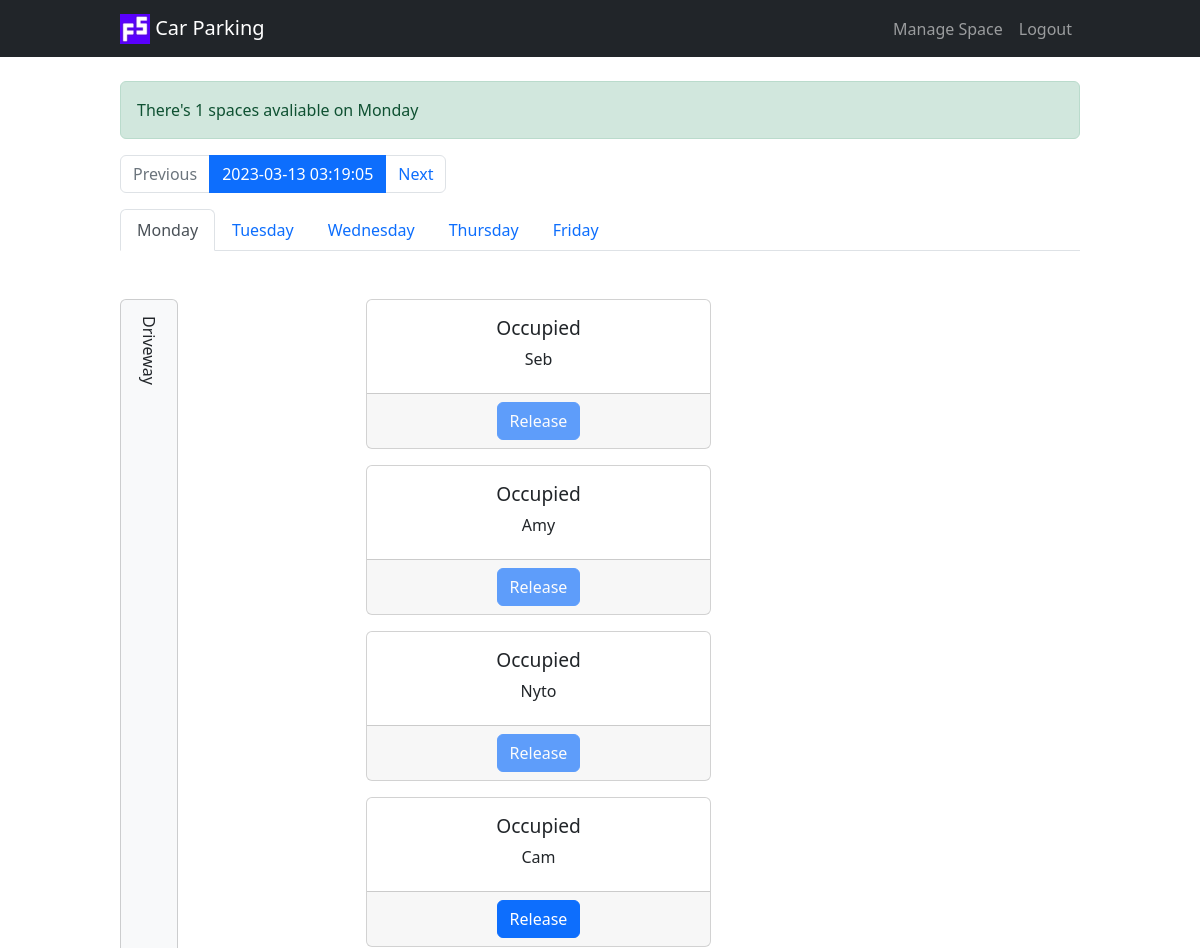
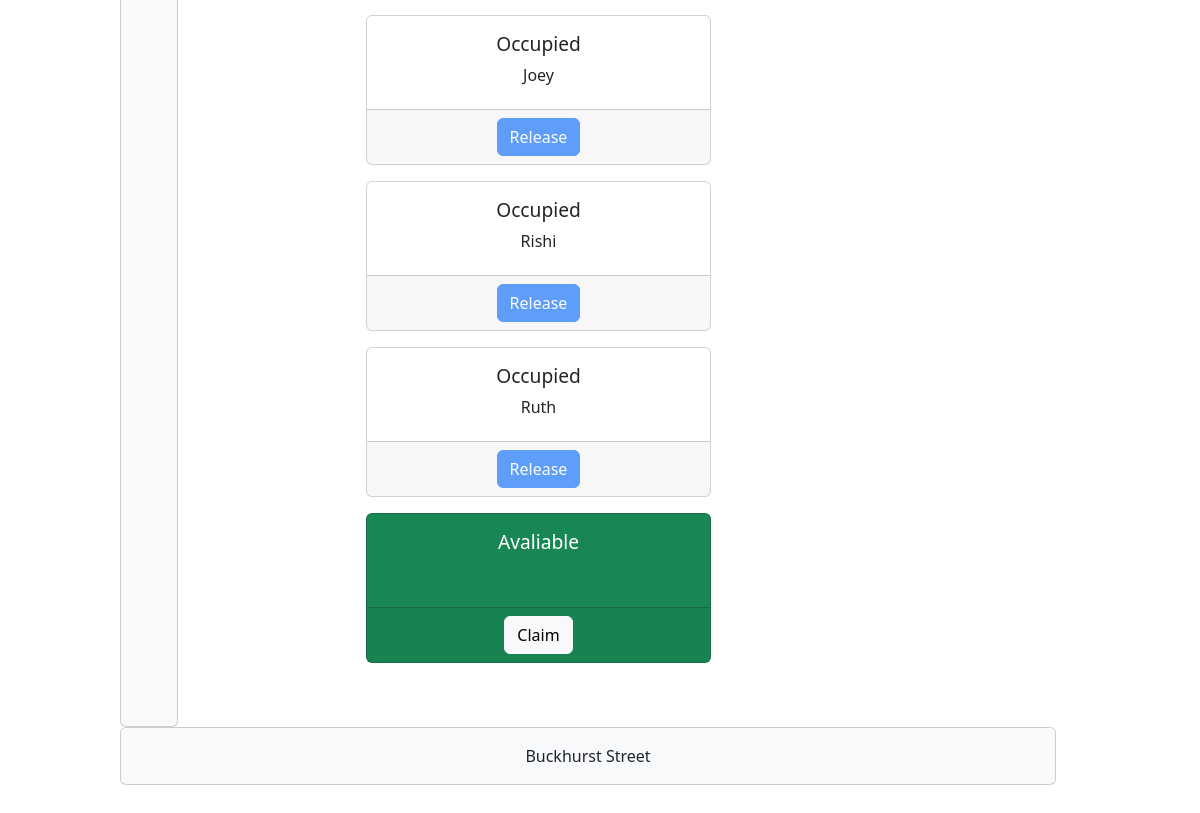
Page / (signed in) on the committed database (2 pictures, top to bottom).
### server.py (models this page shows)
class ParkingSpace(db.Model):
    __tablename__ = "parking_spaces"
    id = db.Column(db.Integer, primary_key=True)
    monday = db.Column(db.String(250), nullable=False)
    tuesday = db.Column(db.String(250), nullable=False)
    wednesday = db.Column(db.String(250), nullable=False)
    thursday = db.Column(db.String(250), nullable=False)
    friday = db.Column(db.String(250), nullable=False)
    user_id = db.Column(db.Integer, db.ForeignKey("users.id"))
    user = relationship("User", back_populates="parking_spaces")

### server.py (the view)
@app.route("/")
@member_only
def home():
    today = datetime.today()
    week_commencing = today - timedelta(days = today.weekday())
    current_week = get_weeks_dates(week_commencing)
    if request.args.get("day"):
        current_day = request.args.get("day")
    elif datetime.today().weekday() < 5:
        current_day = datetime.today().strftime('%A').lower()
    else:
        current_day = days[0]
    users = User.query.all()
    spaces = ParkingSpace.query.all()
    num_spaces = len(spaces)
    filter = {current_day:""}
    free_spaces = len(ParkingSpace.query.filter_by(**filter).all())
    if free_spaces > 0:
        flash(f"There's {free_spaces} spaces avaliable on { current_day.capitalize()}", "success")
    else:
        flash(f"There's currently no spaces avaliable on { current_day.capitalize()}", "warning")
    return render_template("index.html", spaces=spaces, users=users, days=days, current_day=current_day, num_spaces=num_spaces, current_week=current_week)

### server.py (called while the page is built)
@login_manager.user_loader
def load_user(user_id):
    return User.query.get(int(user_id))

def member_only(func):
    @wraps(func)
    def wrapper(*args, **kwargs):
        if current_user.is_authenticated:
            return func(*args, **kwargs)
        else:
            flash("You need to login to book.", "warning")
            return redirect(url_for("login"))
    return wrapper

def get_weeks_dates(monday):
    dates = {day: monday + timedelta(days = i) for i, day in enumerate(days)}
    return dates

### templates/index.html (shortened to what this page needs)
{% extends "base.html" %}
{% block content %}
<nav aria-label="...">
    <ul class="pagination">
      <li class="page-item disabled">
        <a class="page-link">Previous</a>
      </li>
      <li class="page-item active" aria-current="page">
        <a class="page-link" href="#">{{ current_week["monday"] }}</a>
      </li>
      <li class="page-item">
        <a class="page-link" href="#">Next</a>
      </li>
    </ul>
</nav>
<ul class="nav nav-tabs mb-5 mt-3">
    {% for day in days %}
    {% if day == current_day %}
    <li class="nav-item">
        <a class="nav-link active" aria-current="page" href="{{ url_for('home', day=day) }}">{{ day.capitalize() }}</a>
    </li>
    {% else %}
    <li class="nav-item">
        <a class="nav-link" href="{{ url_for('home', day=day) }}">{{ day.capitalize() }}</a>
    </li>
    {% endif %}
    {% endfor %}
</ul>
<div class="row mb-5">
    <div class="col-3 d-xxl-none d-flex align-items-stretch">
        <div class="card bg-light">
            <div class="card-body mobile-driveway-text">
                Driveway
            </div>
        </div>
    </div>
    <div class="col-9 col-lg-6 col-xxl-12">
        <div class="row mb-5">
            {% for space in spaces %}
            <div class="col-9 col-xxl text-center col-spaces">
                {% if space[current_day] == "" %}
                <div class="card spaces text-bg-success mb-3">
                    {% else %}
                    <div class="card spaces mb-3">
                        {% endif %}
                        <div class="card-body">
                            {% if space[current_day] == "" %}
                            <h5 class="card-title text-wrap">Avaliable</h5>
                            {% else %}
                            <h5 class="card-title text-wrap">Occupied</h5>
                            {% endif %}
                            <p class="card-text text-wrap">{{ space[current_day] }}</p>
                        </div>
                        <div class="card-footer text-center">
                            {% if space[current_day] != "" %}
                                {% if current_user.name == space[current_day] %}
                                <a href="{{ url_for('release_space', id=space.id, day=current_day) }}"
                                class="btn btn-primary">Release</a>
                                {% elif current_user.is_admin %}
                                <a href="{{ url_for('release_space', id=space.id, day=current_day) }}"
                                class="btn btn-primary">Release</a>
                                {% else %}
                                <a href="{{ url_for('release_space', id=space.id, day=current_day) }}"
                                class="btn btn-primary disabled">Release</a>
                                {% endif %}
                            {% else %}
                                <a href="{{ url_for('claim_space', id=space.id, day=current_day) }}" class="btn btn-light">Claim</a>
                            {% endif %}
                        </div>
                    </div>
                </div>
                {% endfor %}
            </div>
        </div>
        <div class="row mb-5 text-center d-xxl-none">
            <div class="col">
                <div class="card bg-light">
                    <div class="card-body">
                        Buckhurst Street
                    </div>
                </div>
            </div>
        </div>
    </div>
    {% endblock %}

### static/css/styles.css (style rules this page uses)
.card.spaces { height:150px; }
.card-title { font-size: 1.2rem; }
.mobile-driveway-text { writing-mode: vertical-lr; }

### rows in the picture
ParkingSpace: shows "Occupied", monday "Seb"
ParkingSpace: shows "Occupied", monday "Amy"
ParkingSpace: shows "Occupied", monday "Nyto"
ParkingSpace: shows "Occupied", monday "Cam"
ParkingSpace: shows "Occupied", monday "Joey"
ParkingSpace: shows "Occupied", monday "Rishi"
ParkingSpace: shows "Occupied", monday "Ruth"
ParkingSpace: monday "Avaliable"

### other values in the picture
{{ message }} "There's 1 spaces avaliable on Monday"
{{ current_week["monday"] }} "2023-03-13 03:19:05"
{{ day.capitalize() }} "Monday"
{{ day.capitalize() }} "Tuesday" "Wednesday" "Thursday" "Friday"
